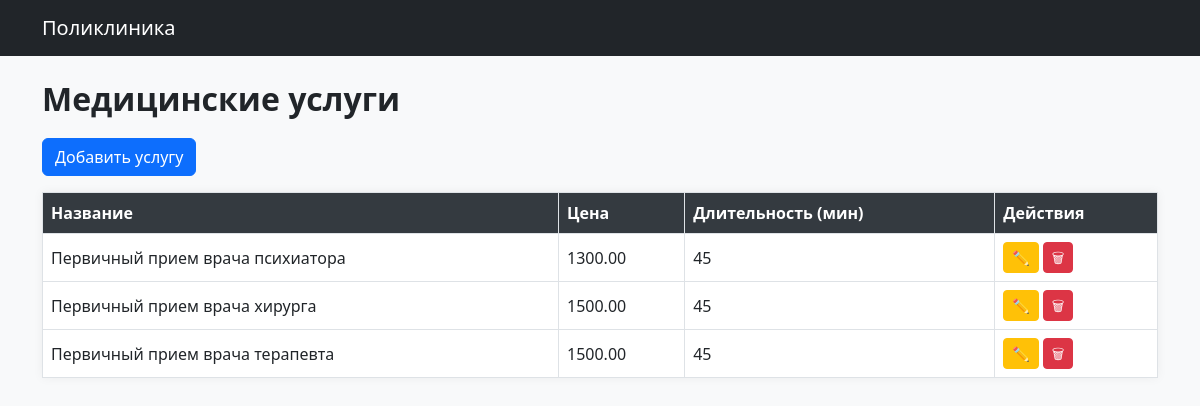
/services, run on the app's committed database.
### models.py (models this page shows)
class Service(db.Model):
    __tablename__ = 'services'
    id = db.Column(db.Integer, primary_key=True)
    name = db.Column(db.String(100))
    price = db.Column(db.Numeric(10, 2))
    duration_min = db.Column(db.Integer)
    prescriptions = db.relationship('Prescription', backref='service', lazy=True)

### modules/services.py (the view)
@services_bp.route('/services')
def list_services():
    services = Service.query.all()
    return render_template('services/list.html', services=services)

### templates/services/list.html
{% extends 'index.html' %}
{% block content %}
<h2>Медицинские услуги</h2>
<a href="{{ url_for('services.add_service') }}" class="btn btn-primary mb-3">Добавить услугу</a>
<table class="table table-bordered">
    <thead>
        <tr>
            <th>Название</th>
            <th>Цена</th>
            <th>Длительность (мин)</th>
            <th>Действия</th>
        </tr>
    </thead>
    <tbody>
        {% for s in services %}
        <tr>
            <td>{{ s.name }}</td>
            <td>{{ s.price }}</td>
            <td>{{ s.duration_min }}</td>
            <td>
                <a href="{{ url_for('services.edit_service', service_id=s.id) }}" class="btn btn-sm btn-warning">✏️</a>
                <a href="{{ url_for('services.delete_service', service_id=s.id) }}" class="btn btn-sm btn-danger">🗑</a>
            </td>
        </tr>
        {% endfor %}
    </tbody>
</table>
{% endblock %}

### static/style.css (style rules this page uses)
body { background-color: #f8f9fa; font-family: 'Segoe UI', sans-serif; }
h2 { font-weight: 600; margin-bottom: 20px; }
.table { background-color: #fff; box-shadow: 0 0 10px rgba(0,0,0,0.05); }
.table th { background-color: #343a40; color: white; }
.table td, .table th { vertical-align: middle; }
.btn { font-weight: 500; }
.btn-sm { padding: 0.25rem 0.5rem; }

### data on the page
Service: name "Первичный прием врача психиатора", price "1300.00", duration_min "45"
Service: name "Первичный прием врача хирурга", price "1500.00", duration_min "45"
Service: name "Первичный прием врача терапевта", price "1500.00", duration_min "45"
